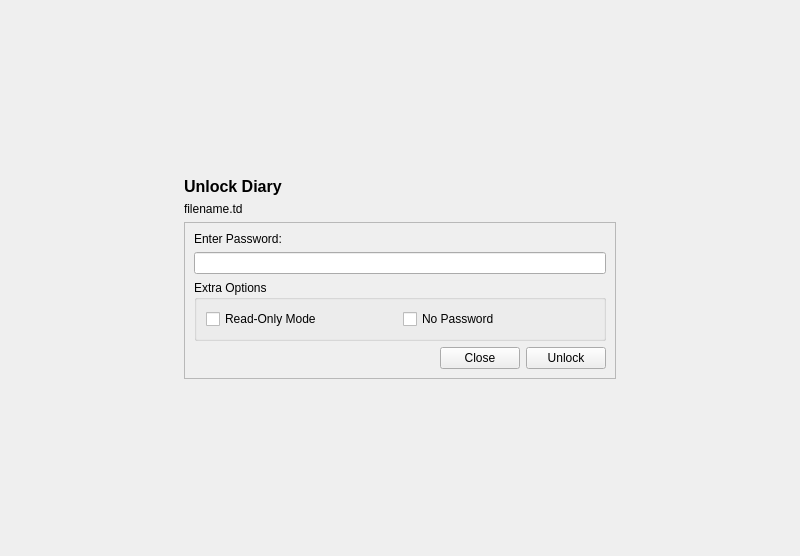
<?xml version="1.0" encoding="UTF-8"?>
<ui version="4.0">
 <class>DiaryWidget</class>
 <widget class="QWidget" name="DiaryWidget">
  <property name="geometry">
   <rect>
    <x>0</x>
    <y>0</y>
    <width>800</width>
    <height>556</height>
   </rect>
  </property>
  <property name="windowTitle">
   <string>DiaryWidget</string>
  </property>
  <layout class="QGridLayout" name="gridLayout">
   <property name="leftMargin">
    <number>0</number>
   </property>
   <property name="topMargin">
    <number>0</number>
   </property>
   <property name="rightMargin">
    <number>0</number>
   </property>
   <property name="bottomMargin">
    <number>0</number>
   </property>
   <item row="0" column="0">
    <widget class="QStackedWidget" name="stackedWidget">
     <property name="currentIndex">
      <number>0</number>
     </property>
     <widget class="QWidget" name="pageUnlock">
      <layout class="QHBoxLayout" name="horizontalLayout_4">
       <item>
        <spacer name="horizontalSpacer">
         <property name="orientation">
          <enum>Qt::Horizontal</enum>
         </property>
         <property name="sizeHint" stdset="0">
          <size>
           <width>0</width>
           <height>0</height>
          </size>
         </property>
        </spacer>
       </item>
       <item>
        <widget class="QWidget" name="widget" native="true">
         <property name="sizePolicy">
          <sizepolicy hsizetype="Fixed" vsizetype="Fixed">
           <horstretch>0</horstretch>
           <verstretch>0</verstretch>
          </sizepolicy>
         </property>
         <property name="minimumSize">
          <size>
           <width>450</width>
           <height>0</height>
          </size>
         </property>
         <layout class="QVBoxLayout" name="verticalLayout">
          <item>
           <widget class="QLabel" name="label_2">
            <property name="font">
             <font>
              <pointsize>12</pointsize>
             </font>
            </property>
            <property name="text">
             <string>&lt;b&gt;Unlock Diary&lt;/b&gt;</string>
            </property>
           </widget>
          </item>
          <item>
           <widget class="QLabel" name="labelFileName">
            <property name="text">
             <string>filename.td</string>
            </property>
            <property name="wordWrap">
             <bool>true</bool>
            </property>
           </widget>
          </item>
          <item>
           <widget class="QFrame" name="frame">
            <property name="frameShape">
             <enum>QFrame::StyledPanel</enum>
            </property>
            <property name="frameShadow">
             <enum>QFrame::Raised</enum>
            </property>
            <layout class="QVBoxLayout" name="verticalLayout_2">
             <item>
              <widget class="QLabel" name="label_3">
               <property name="text">
                <string>Enter Password:</string>
               </property>
              </widget>
             </item>
             <item>
              <widget class="QLineEdit" name="lineEditPassword"/>
             </item>
             <item>
              <widget class="QGroupBox" name="groupBox">
               <property name="title">
                <string>Extra Options</string>
               </property>
               <layout class="QHBoxLayout" name="horizontalLayout">
                <item>
                 <widget class="QCheckBox" name="checkBoxReadOnly">
                  <property name="text">
                   <string>Read-Only Mode</string>
                  </property>
                 </widget>
                </item>
                <item>
                 <widget class="QCheckBox" name="checkBoxNoPassword">
                  <property name="text">
                   <string>No Password</string>
                  </property>
                 </widget>
                </item>
               </layout>
              </widget>
             </item>
             <item>
              <layout class="QHBoxLayout" name="horizontalLayout_2">
               <item>
                <spacer name="horizontalSpacer_3">
                 <property name="orientation">
                  <enum>Qt::Horizontal</enum>
                 </property>
                 <property name="sizeHint" stdset="0">
                  <size>
                   <width>40</width>
                   <height>20</height>
                  </size>
                 </property>
                </spacer>
               </item>
               <item>
                <widget class="QPushButton" name="pushButtonCloseTab">
                 <property name="text">
                  <string>Close</string>
                 </property>
                </widget>
               </item>
               <item>
                <widget class="QPushButton" name="pushButtonUnlock">
                 <property name="text">
                  <string>Unlock</string>
                 </property>
                </widget>
               </item>
              </layout>
             </item>
            </layout>
           </widget>
          </item>
         </layout>
        </widget>
       </item>
       <item>
        <spacer name="horizontalSpacer_2">
         <property name="orientation">
          <enum>Qt::Horizontal</enum>
         </property>
         <property name="sizeHint" stdset="0">
          <size>
           <width>0</width>
           <height>0</height>
          </size>
         </property>
        </spacer>
       </item>
      </layout>
     </widget>
     <widget class="QWidget" name="pageDiaryMenu">
      <layout class="QGridLayout" name="gridLayout_2">
       <item row="0" column="0">
        <widget class="QToolBox" name="toolBox">
         <property name="sizePolicy">
          <sizepolicy hsizetype="Fixed" vsizetype="Expanding">
           <horstretch>0</horstretch>
           <verstretch>0</verstretch>
          </sizepolicy>
         </property>
         <property name="currentIndex">
          <number>4</number>
         </property>
         <widget class="QWidget" name="toolBoxPageCalendar">
          <property name="geometry">
           <rect>
            <x>0</x>
            <y>0</y>
            <width>70</width>
            <height>383</height>
           </rect>
          </property>
          <attribute name="label">
           <string>Calendar</string>
          </attribute>
         </widget>
         <widget class="QWidget" name="toolBoxPageStatistics">
          <property name="geometry">
           <rect>
            <x>0</x>
            <y>0</y>
            <width>70</width>
            <height>401</height>
           </rect>
          </property>
          <attribute name="label">
           <string>Statistics</string>
          </attribute>
         </widget>
         <widget class="QWidget" name="toolBoxPagePixels">
          <attribute name="label">
           <string>Pixels</string>
          </attribute>
         </widget>
         <widget class="QWidget" name="toolBoxPageSearch">
          <attribute name="label">
           <string>Search</string>
          </attribute>
         </widget>
         <widget class="QWidget" name="toolBoxPageSettings">
          <attribute name="label">
           <string>Settings</string>
          </attribute>
         </widget>
        </widget>
       </item>
       <item row="0" column="1">
        <widget class="QStackedWidget" name="DiaryMenuStackedWidget">
         <property name="sizePolicy">
          <sizepolicy hsizetype="Expanding" vsizetype="Expanding">
           <horstretch>0</horstretch>
           <verstretch>0</verstretch>
          </sizepolicy>
         </property>
         <property name="currentIndex">
          <number>4</number>
         </property>
         <widget class="QWidget" name="pageCalendar">
          <layout class="QGridLayout" name="gridLayout_4">
           <property name="leftMargin">
            <number>0</number>
           </property>
           <property name="topMargin">
            <number>0</number>
           </property>
           <property name="rightMargin">
            <number>0</number>
           </property>
           <property name="bottomMargin">
            <number>0</number>
           </property>
           <item row="0" column="0">
            <widget class="QLabel" name="label_4">
             <property name="text">
              <string>Calendar page</string>
             </property>
            </widget>
           </item>
          </layout>
         </widget>
         <widget class="QWidget" name="pageStatistics">
          <layout class="QGridLayout" name="gridLayout_5">
           <property name="leftMargin">
            <number>0</number>
           </property>
           <property name="topMargin">
            <number>0</number>
           </property>
           <property name="rightMargin">
            <number>0</number>
           </property>
           <property name="bottomMargin">
            <number>0</number>
           </property>
           <item row="0" column="0">
            <widget class="QLabel" name="label_5">
             <property name="text">
              <string>Statistics page</string>
             </property>
            </widget>
           </item>
          </layout>
         </widget>
         <widget class="QWidget" name="pagePixels">
          <layout class="QGridLayout" name="gridLayout_6">
           <property name="leftMargin">
            <number>0</number>
           </property>
           <property name="topMargin">
            <number>0</number>
           </property>
           <property name="rightMargin">
            <number>0</number>
           </property>
           <property name="bottomMargin">
            <number>0</number>
           </property>
           <item row="0" column="0">
            <widget class="QLabel" name="label_6">
             <property name="text">
              <string>Pixels page</string>
             </property>
            </widget>
           </item>
          </layout>
         </widget>
         <widget class="QWidget" name="pageSearch">
          <layout class="QGridLayout" name="gridLayout_7">
           <property name="leftMargin">
            <number>0</number>
           </property>
           <property name="topMargin">
            <number>0</number>
           </property>
           <property name="rightMargin">
            <number>0</number>
           </property>
           <property name="bottomMargin">
            <number>0</number>
           </property>
           <item row="0" column="0">
            <widget class="QLabel" name="label_7">
             <property name="text">
              <string>Search Page</string>
             </property>
            </widget>
           </item>
          </layout>
         </widget>
         <widget class="QWidget" name="pageSettings">
          <layout class="QGridLayout" name="gridLayout_8">
           <property name="leftMargin">
            <number>0</number>
           </property>
           <property name="topMargin">
            <number>0</number>
           </property>
           <property name="rightMargin">
            <number>0</number>
           </property>
           <property name="bottomMargin">
            <number>0</number>
           </property>
           <item row="0" column="0">
            <widget class="QLabel" name="label_8">
             <property name="text">
              <string>Settings page</string>
             </property>
            </widget>
           </item>
          </layout>
         </widget>
        </widget>
       </item>
      </layout>
     </widget>
     <widget class="QWidget" name="pageEntryEditor">
      <layout class="QGridLayout" name="gridLayout_3">
       <item row="0" column="0">
        <widget class="QLabel" name="label">
         <property name="text">
          <string>Entry editor page</string>
         </property>
        </widget>
       </item>
      </layout>
     </widget>
    </widget>
   </item>
  </layout>
 </widget>
 <resources/>
 <connections/>
</ui>
